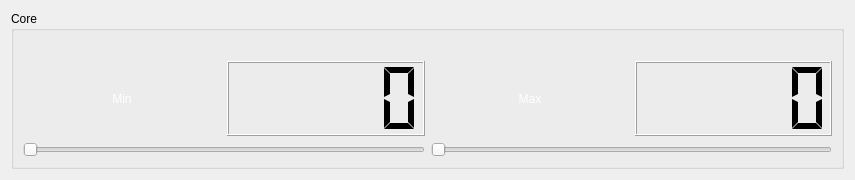
<?xml version="1.0" encoding="UTF-8"?>
<ui version="4.0">
 <class>ThreadFrequencyControl</class>
 <widget class="QWidget" name="ThreadFrequencyControl">
  <property name="geometry">
   <rect>
    <x>0</x>
    <y>0</y>
    <width>855</width>
    <height>180</height>
   </rect>
  </property>
  <property name="windowTitle">
   <string>Form</string>
  </property>
  <property name="styleSheet">
   <string notr="true">QLabel {
	color: rgb(255, 255, 255);
}</string>
  </property>
  <layout class="QVBoxLayout" name="verticalLayout_3">
   <item>
    <widget class="QGroupBox" name="groupBox">
     <property name="title">
      <string>Core</string>
     </property>
     <layout class="QHBoxLayout" name="horizontalLayout_3">
      <property name="topMargin">
       <number>30</number>
      </property>
      <item>
       <layout class="QVBoxLayout" name="verticalLayout_2">
        <item>
         <layout class="QHBoxLayout" name="horizontalLayout">
          <item>
           <widget class="QLabel" name="label_CPUMinFreqScaling">
            <property name="text">
             <string>Min</string>
            </property>
            <property name="alignment">
             <set>Qt::AlignmentFlag::AlignCenter</set>
            </property>
           </widget>
          </item>
          <item>
           <widget class="QLCDNumber" name="lcdNumber_CPUMinFreqScaling">
            <property name="segmentStyle">
             <enum>QLCDNumber::SegmentStyle::Flat</enum>
            </property>
           </widget>
          </item>
         </layout>
        </item>
        <item>
         <widget class="QSlider" name="horizontalSlider_CPUMinFreqScaling">
          <property name="orientation">
           <enum>Qt::Orientation::Horizontal</enum>
          </property>
         </widget>
        </item>
       </layout>
      </item>
      <item>
       <layout class="QVBoxLayout" name="verticalLayout">
        <item>
         <layout class="QHBoxLayout" name="horizontalLayout_2">
          <item>
           <widget class="QLabel" name="label_CPUMaxFreqScaling">
            <property name="text">
             <string>Max</string>
            </property>
            <property name="alignment">
             <set>Qt::AlignmentFlag::AlignCenter</set>
            </property>
           </widget>
          </item>
          <item>
           <widget class="QLCDNumber" name="lcdNumber_CPUMaxFreqScaling">
            <property name="segmentStyle">
             <enum>QLCDNumber::SegmentStyle::Flat</enum>
            </property>
           </widget>
          </item>
         </layout>
        </item>
        <item>
         <widget class="QSlider" name="horizontalSlider_CPUMaxFreqScaling">
          <property name="orientation">
           <enum>Qt::Orientation::Horizontal</enum>
          </property>
         </widget>
        </item>
       </layout>
      </item>
     </layout>
    </widget>
   </item>
  </layout>
 </widget>
 <resources/>
 <connections/>
</ui>
